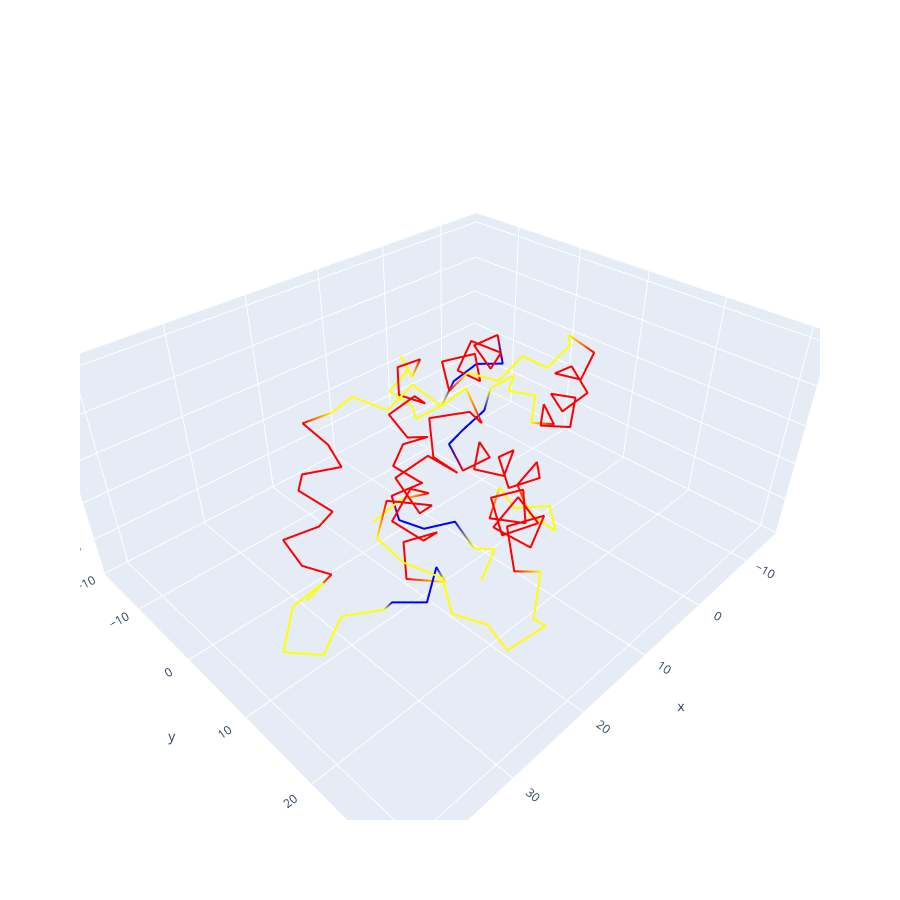

The code cell stored with this chart in its notebook:
### Code cell
import plotly.graph_objects as go
xyz = coords_chains[0]
N = len(xyz)

fig = go.Figure()

# make lines, colors list
fig.add_trace(go.Scatter3d(x=xyz[:,0], y=xyz[:,1], z=xyz[:,2], mode='lines', line=dict(color=color_lst, width=4),
                           hovertemplate ='<b>%{text}</b>', text = ['residue {}'.format(i + 1) for i in range(N)]))
# add hover over annotations of residue number

fig.update_layout(height=900)

### Figure 1 — Plotly figure (JSON) as saved in the notebook; plotly's stock layout.template omitted (floating-point values rounded to 4 significant figures; data arrays with more than 128 entries replaced by an {"elided": "..."} marker saying what was removed)
{"data": [{"hovertemplate": "<b>%{text}</b>", "line": {"color": {"elided": "148 str values"}, "width": 4}, "mode": "lines", "text": {"elided": "148 str values"}, "type": "scatter3d", "x": {"elided": "148 float values"}, "y": {"elided": "148 float values"}, "z": {"elided": "148 float values"}}], "layout": {"height": 900}}
